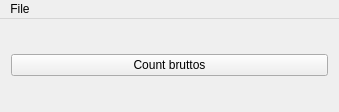
<?xml version="1.0" encoding="UTF-8"?>
<ui version="4.0">
 <class>MainWindow</class>
 <widget class="QMainWindow" name="MainWindow">
  <property name="geometry">
   <rect>
    <x>0</x>
    <y>0</y>
    <width>339</width>
    <height>112</height>
   </rect>
  </property>
  <property name="windowTitle">
   <string>brutCo</string>
  </property>
  <widget class="QWidget" name="centralWidget">
   <layout class="QHBoxLayout" name="horizontalLayout">
    <item>
     <widget class="QPushButton" name="pushButton_count">
      <property name="text">
       <string>Count bruttos</string>
      </property>
     </widget>
    </item>
   </layout>
  </widget>
  <widget class="QMenuBar" name="menuBar">
   <property name="geometry">
    <rect>
     <x>0</x>
     <y>0</y>
     <width>339</width>
     <height>20</height>
    </rect>
   </property>
   <widget class="QMenu" name="menuFile">
    <property name="title">
     <string>File</string>
    </property>
    <addaction name="actionSelect_data_folder"/>
    <addaction name="actionExit"/>
   </widget>
   <addaction name="menuFile"/>
  </widget>
  <action name="actionSelect_data_folder">
   <property name="text">
    <string>Select data folder</string>
   </property>
  </action>
  <action name="actionExit">
   <property name="text">
    <string>Exit</string>
   </property>
  </action>
 </widget>
 <layoutdefault spacing="6" margin="11"/>
 <resources/>
 <connections/>
</ui>
